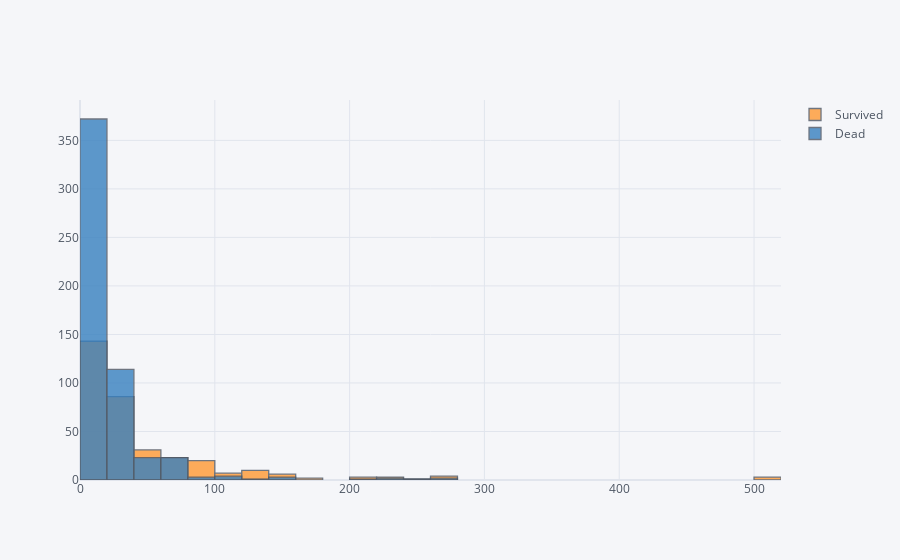

The code cell stored with this chart in its notebook:
### Code cell
temp.iplot(kind='histogram', bins=(0, 600, 20))

### Figure 1 — Plotly figure (JSON) as saved in the notebook; plotly's stock layout.template omitted (floating-point values rounded to 4 significant figures; data arrays with more than 128 entries replaced by an {"elided": "..."} marker saying what was removed)
{"data": [{"autobinx": false, "histfunc": "count", "histnorm": "", "marker": {"color": "rgba(255, 153, 51, 1.0)", "line": {"color": "#4D5663", "width": 1.3}}, "name": "Survived", "opacity": 0.8, "orientation": "v", "x": {"elided": "891 float values"}, "xbins": {"end": 600, "size": 20, "start": 0}, "type": "histogram"}, {"autobinx": false, "histfunc": "count", "histnorm": "", "marker": {"color": "rgba(55, 128, 191, 1.0)", "line": {"color": "#4D5663", "width": 1.3}}, "name": "Dead", "opacity": 0.8, "orientation": "v", "x": {"elided": "891 float values"}, "xbins": {"end": 600, "size": 20, "start": 0}, "type": "histogram"}], "layout": {"barmode": "overlay", "legend": {"bgcolor": "#F5F6F9", "font": {"color": "#4D5663"}}, "paper_bgcolor": "#F5F6F9", "plot_bgcolor": "#F5F6F9", "title": {"font": {"color": "#4D5663"}}, "xaxis": {"gridcolor": "#E1E5ED", "showgrid": true, "tickfont": {"color": "#4D5663"}, "title": {"font": {"color": "#4D5663"}, "text": ""}, "zerolinecolor": "#E1E5ED"}, "yaxis": {"gridcolor": "#E1E5ED", "showgrid": true, "tickfont": {"color": "#4D5663"}, "title": {"font": {"color": "#4D5663"}, "text": ""}, "zerolinecolor": "#E1E5ED"}}}
